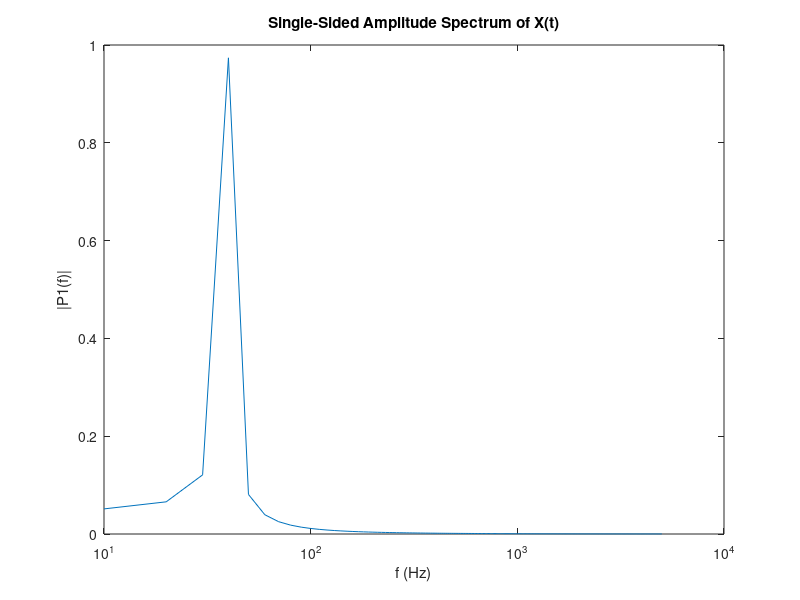

Recreate this plot in MATLAB.
Frequency = 10000;                    % Sampling frequency
T = 1/Frequency;                     % Sampling period
L = 1000;                     % Length of signal
t = (0:L-1)*T; 
datas = cos(2*pi*39*t); 
Y=fft(datas);
L=length(datas);
T=1/Frequency;
P2=abs(Y/L);
P1 = P2(1:L/2+1);
P1(2:end-1) = 2*P1(2:end-1);
f = Frequency*(0:(L/2))/L;
plot(f,P1) 
title('Single-Sided Amplitude Spectrum of X(t)')
xlabel('f (Hz)')
ylabel('|P1(f)|')
set(gca, 'XScale', 'log')